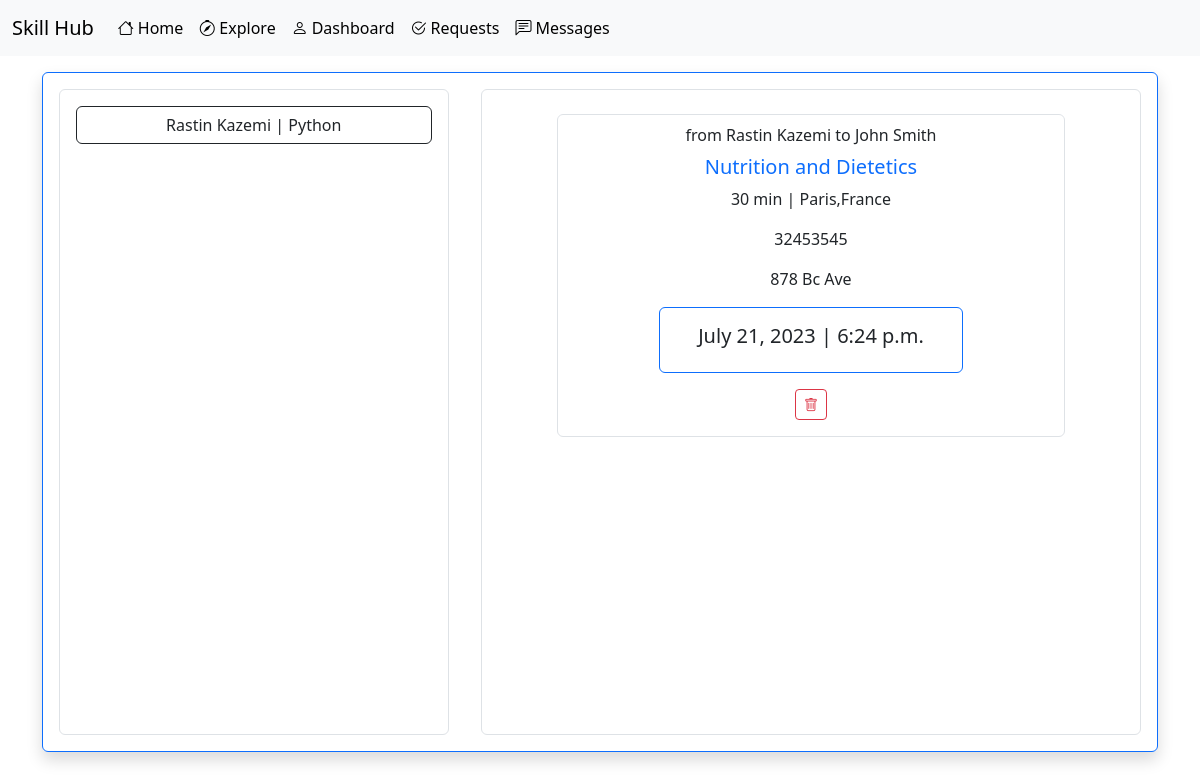
/request/23/ (signed in), run on the app's committed database.
### request/models.py (models this page shows, shortened)
class Request(models.Model):
    skill = models.ForeignKey(Skills, on_delete=models.CASCADE, related_name='request_skill')
    user = models.ForeignKey(User, on_delete=models.CASCADE, related_name='request_user')
    receiver = models.ForeignKey(User, on_delete=models.CASCADE, related_name='request_receiver')
    REQUEST_CHOICES = (
        ('accepted', 'accepted'),
        ('pending', 'pending'),
    )
    status = models.CharField(choices=REQUEST_CHOICES, max_length=100)
    date = models.DateField()
    time = models.TimeField()
    create = models.DateTimeField(auto_now_add=True,null=True)

### account/models.py (models this page shows, shortened)
class Profile(models.Model):
    user = models.OneToOneField(User, on_delete=models.CASCADE, related_name='profile_user')
    phone = models.IntegerField(null=True)
    first_name = models.CharField(max_length=100, null=True)
    last_name = models.CharField(max_length=100, null=True)
    country = models.CharField(max_length=100, null=True)
    city = models.CharField(max_length=100, null=True)
    address = models.CharField(max_length=100, null=True)
    image = models.ImageField(upload_to='media/owner_profile/', default='media/default_images/avatar.png')

### skills/models.py (models this page shows, shortened)
class Skills(models.Model):
    user = models.ForeignKey(User, on_delete=models.CASCADE)
    category = models.ForeignKey('SkillsCategory', on_delete=models.CASCADE)
    title = models.CharField(max_length=100)
    time = models.ForeignKey('SkillsTime', on_delete=models.CASCADE)
    description = models.TextField()
    create = models.DateTimeField(auto_now_add=True, null=True)
    like = models.ManyToManyField(User, related_name='skills_like',null=True,blank=True)
    rating = models.ManyToManyField('Rate',related_name='skills_rating',null=True,blank=True)

class SkillsTime(models.Model):
    time = models.CharField(max_length=100)
    def __str__(self):
        return self.time

### request/views.py (the view)
# urls.py: path('<int:id>/',views.request_details,name='request_details'),
@login_required(login_url='accounts:user_register')
def request_details(request, id):
    rq = get_object_or_404(Request, id=id)
    if rq.receiver != request.user:
        redirect('home:main')
    requests = Request.objects.filter(Q(receiver=request.user) | Q(user=request.user) & Q(status='accepted')).order_by(
        '-create')
    context = {'requests': requests, 'rq': rq}
    return render(request, 'request/details.html', context)

### request/templates/request/details.html (shortened to what this page needs)
{% extends '_base.html' %}
{% block body %}
    <div style="width: 100vw;height: 85vh;" class="d-flex justify-content-center mt-3">
        <div style="width: 93%;height: 100%;" class="shadow border border-primary rounded p-3 row">
            <div style="height: 100%;overflow-y: scroll;width: 36%" class="rounded border p-3">
                {% if requests %}
                    {% for r in requests %}
                        {% if r.status == 'pending' %}
                            <a href="{% url 'request:request_details' r.id %}"
                               class="btn btn-outline-dark form-control mb-3">{{ r.user.profile_user.first_name }} {{ r.user.profile_user.last_name }}
                                | {{ r.skill.title }}</a>
                        {% else %}
                            <a href="{% url 'request:request_details' r.id %}"
                               class="btn btn-success form-control mb-3">{{ r.user.profile_user.first_name }} {{ r.user.profile_user.last_name }}
                                | {{ r.skill.title }}</a>
                        {% endif %}
                    {% endfor %}
                {% else %}
                    <p class="text-center">you dont have any request yet !</p>
                {% endif %}
            </div>
            <div style="height: 100%;width: 3%"></div>
            <div style="height: 100%;overflow-y: scroll;width: 61%"
                 class="rounded border d-flex flex-column align-items-center">
                {% if rq.status == 'pending' %}
                    <div class="alert alert-primary row mt-3" role="alert" style="width: 100%">
                        <div class="col-2"><a href="{% url 'user:user_profile' rq.user.username %}"
                                              style="text-decoration: none;color: #052C65">{{ rq.user.profile_user.first_name }} {{ rq.user.profile_user.last_name }}</a>
                        </div>
                        <div class="col-4"><a href="{% url 'skills:skill_info' rq.skill.id %}"
                                              style="text-decoration: none;color: #052C65">{{ rq.skill.title }}</a>
                        </div>
                        <div class="col-4">
                            {{ rq.date }} | {{ rq.time }}
                        </div>
                        <div class="col-2">
                            <a href="{% url 'request:request_accept' rq.id %}"
                               class="btn btn-outline-success sm btn-sm"><i
                                    class="bi bi-check2-circle"></i></a>
                            <a href="{% url 'request:reject' rq.id %}" class="btn btn-outline-danger sm btn-sm"><i
                                    class="bi bi-x-circle"></i></a>
                        </div>
                    </div>
                {% else %}
                    <div style="width:80%;" class="border rounded mt-4 d-flex flex-column align-items-center">
                        <p class="my-2">from <a href="{% url 'user:user_profile' rq.user.username %}" style="text-decoration: none"
                                   class="text-dark">{{ rq.user.profile_user.first_name }} {{ rq.user.profile_user.last_name }}</a>
                            to <a href="{% url 'user:user_profile' rq.user.username %}" style="text-decoration: none"
                                  class="text-dark">{{ rq.receiver.profile_user.first_name }} {{ rq.receiver.profile_user.last_name }}</a>
                        </p>
                        <h5><a href="{% url 'skills:skill_info' rq.skill.id %}" style="text-decoration: none" class="text-primary">{{ rq.skill.title }}</a></h5>
                        <p>{{ rq.skill.time }} | {{ rq.receiver.profile_user.city }},{{ rq.receiver.profile_user.country }}</p>
                        <p>{{ rq.receiver.profile_user.phone }}</p>
                        <p>{{ rq.receiver.profile_user.address }}</p>
                        <div style="width: 60%" class="rounded border border-primary"><h5 class="text-center p-3">{{ rq.date }} | {{ rq.time }}</h5></div>
                        <a href="{% url 'request:reject' rq.id %}" class="btn btn-outline-danger sm btn-sm my-3"><i class="bi bi-trash"></i></a>
                    </div>
                {% endif %}
            </div>
        </div>
    </div>
{% endblock %}

### data on the page
Request: user.profile_user.first_name "Rastin", user.profile_user.last_name "Kazemi", skill "Python"
Request: user.profile_user.first_name "Rastin", user.profile_user.last_name "Kazemi", receiver.profile_user.first_name "John", receiver.profile_user.last_name "Smith", skill "Nutrition and Dietetics", skill.time "30 min", receiver.profile_user.city "Paris", receiver.profile_user.country "France", receiver.profile_user.phone "32453545", receiver.profile_user.address "878 Bc Ave", date "July 21, 2023", time "6:24 p.m."
